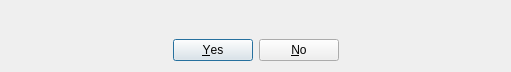
<?xml version="1.0" encoding="UTF-8"?>
<ui version="4.0">
 <class>SslErrorDialog</class>
 <widget class="QDialog" name="SslErrorDialog">
  <property name="geometry">
   <rect>
    <x>0</x>
    <y>0</y>
    <width>511</width>
    <height>72</height>
   </rect>
  </property>
  <property name="windowTitle">
   <string>SSL Certificate Error!</string>
  </property>
  <layout class="QGridLayout" name="gridLayout">
   <item row="0" column="0">
    <widget class="QLabel" name="icon">
     <property name="alignment">
      <set>Qt::AlignLeading|Qt::AlignLeft|Qt::AlignTop</set>
     </property>
    </widget>
   </item>
   <item row="0" column="1">
    <widget class="QLabel" name="text">
     <property name="sizePolicy">
      <sizepolicy hsizetype="MinimumExpanding" vsizetype="MinimumExpanding">
       <horstretch>0</horstretch>
       <verstretch>0</verstretch>
      </sizepolicy>
     </property>
     <property name="alignment">
      <set>Qt::AlignLeading|Qt::AlignLeft|Qt::AlignTop</set>
     </property>
    </widget>
   </item>
   <item row="1" column="0" colspan="2">
    <layout class="QHBoxLayout" name="horizontalLayout_2">
     <item>
      <spacer name="horizontalSpacer_3">
       <property name="orientation">
        <enum>Qt::Horizontal</enum>
       </property>
       <property name="sizeHint" stdset="0">
        <size>
         <width>40</width>
         <height>20</height>
        </size>
       </property>
      </spacer>
     </item>
     <item>
      <widget class="QDialogButtonBox" name="buttonBox">
       <property name="sizePolicy">
        <sizepolicy hsizetype="Fixed" vsizetype="Fixed">
         <horstretch>0</horstretch>
         <verstretch>0</verstretch>
        </sizepolicy>
       </property>
       <property name="orientation">
        <enum>Qt::Horizontal</enum>
       </property>
       <property name="standardButtons">
        <set>QDialogButtonBox::No|QDialogButtonBox::Yes</set>
       </property>
      </widget>
     </item>
     <item>
      <spacer name="horizontalSpacer_4">
       <property name="orientation">
        <enum>Qt::Horizontal</enum>
       </property>
       <property name="sizeHint" stdset="0">
        <size>
         <width>40</width>
         <height>20</height>
        </size>
       </property>
      </spacer>
     </item>
    </layout>
   </item>
  </layout>
 </widget>
 <resources/>
 <connections/>
</ui>
